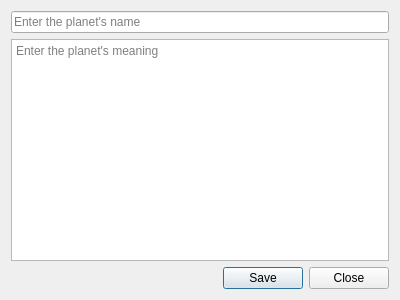
<?xml version="1.0" encoding="UTF-8"?>
<ui version="4.0">
 <class>PlanetForm</class>
 <widget class="QDialog" name="PlanetForm">
  <property name="geometry">
   <rect>
    <x>0</x>
    <y>0</y>
    <width>400</width>
    <height>300</height>
   </rect>
  </property>
  <property name="windowTitle">
   <string>Dialog</string>
  </property>
  <layout class="QVBoxLayout" name="verticalLayout">
   <item>
    <widget class="QLineEdit" name="nameLineEdit">
     <property name="placeholderText">
      <string>Enter the planet's name</string>
     </property>
    </widget>
   </item>
   <item>
    <widget class="QTextEdit" name="meaningTextEdit">
     <property name="placeholderText">
      <string>Enter the planet's meaning</string>
     </property>
    </widget>
   </item>
   <item>
    <layout class="QHBoxLayout" name="horizontalLayout">
     <item>
      <spacer name="horizontalSpacer">
       <property name="orientation">
        <enum>Qt::Orientation::Horizontal</enum>
       </property>
       <property name="sizeHint" stdset="0">
        <size>
         <width>40</width>
         <height>20</height>
        </size>
       </property>
      </spacer>
     </item>
     <item>
      <widget class="QPushButton" name="saveButton">
       <property name="text">
        <string>Save</string>
       </property>
      </widget>
     </item>
     <item>
      <widget class="QPushButton" name="closeButton">
       <property name="text">
        <string>Close</string>
       </property>
      </widget>
     </item>
    </layout>
   </item>
  </layout>
 </widget>
 <resources/>
 <connections/>
</ui>
